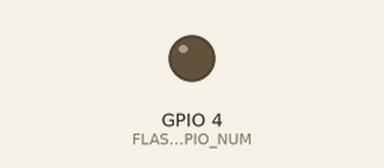
Simulated run of this sketch. Board: ESP32. On the bench: output pins drawn as LEDs (lit = HIGH). WiFi joins after 1.5 s; servers stay silent unless stated; uploads are accepted with an empty reply; the camera gives no picture; what the sketch prints to the serial monitor is not drawn.

Above: at 0.1 s.
At 1.51 s:
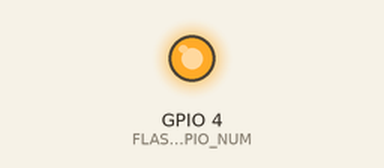
Timing chart, 0 to 3.1 s (numbered marks = the images above):
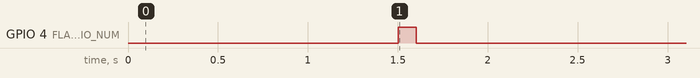

The sketch:

cam.ino
```cpp
#include <WiFi.h>
#include "soc/soc.h"
#include "soc/rtc_cntl_reg.h"
#include "esp_camera.h"
#include <HTTPClient.h>

// ==========================================
// ⚠️ CONFIGURACIÓN DE USUARIO
// ==========================================
const char* ssid = "CASA LEO";
const char* password = "198304LO";

// IP de tu servidor Python (Puerto 5000)
String serverName = "http://192.168.1.15:5000/upload";
// ==========================================

// --- DEFINICIÓN DE PINES (MODELO AI THINKER) ---
#define PWDN_GPIO_NUM     32
#define RESET_GPIO_NUM    -1
#define XCLK_GPIO_NUM      0
#define SIOD_GPIO_NUM     26
#define SIOC_GPIO_NUM     27
#define Y9_GPIO_NUM       35
#define Y8_GPIO_NUM       34
#define Y7_GPIO_NUM       39
#define Y6_GPIO_NUM       36
#define Y5_GPIO_NUM       21
#define Y4_GPIO_NUM       19
#define Y3_GPIO_NUM       18
#define Y2_GPIO_NUM        5
#define VSYNC_GPIO_NUM    25
#define HREF_GPIO_NUM     23
#define PCLK_GPIO_NUM     22

// LED Flash integrado (GPIO 4)
#define FLASH_GPIO_NUM    4

void setup() {
  // 1. Deshabilitar detector de "Brownout" (Baja tensión)
  // Esto es CRÍTICO: La cámara consume mucho y suele reiniciarse sin esto.
  WRITE_PERI_REG(RTC_CNTL_BROWN_OUT_REG, 0);

  Serial.begin(115200);
  Serial.setDebugOutput(true);
  pinMode(FLASH_GPIO_NUM, OUTPUT);

  // 2. Conexión WiFi
  WiFi.begin(ssid, password);
  Serial.print("Conectando al WiFi");
  while (WiFi.status() != WL_CONNECTED) {
    delay(500);
    Serial.print(".");
  }
  Serial.println("\nWiFi Conectado!");

  // Parpadeo del Flash para confirmar conexión
  digitalWrite(FLASH_GPIO_NUM, HIGH); delay(100); digitalWrite(FLASH_GPIO_NUM, LOW);

  // 3. Configuración de la Cámara
  camera_config_t config;
  config.ledc_channel = LEDC_CHANNEL_0;
  config.ledc_timer = LEDC_TIMER_0;
  config.pin_d0 = Y2_GPIO_NUM;
  config.pin_d1 = Y3_GPIO_NUM;
  config.pin_d2 = Y4_GPIO_NUM;
  config.pin_d3 = Y5_GPIO_NUM;
  config.pin_d4 = Y6_GPIO_NUM;
  config.pin_d5 = Y7_GPIO_NUM;
  config.pin_d6 = Y8_GPIO_NUM;
  config.pin_d7 = Y9_GPIO_NUM;
  config.pin_xclk = XCLK_GPIO_NUM;
  config.pin_pclk = PCLK_GPIO_NUM;
  config.pin_vsync = VSYNC_GPIO_NUM;
  config.pin_href = HREF_GPIO_NUM;
  config.pin_sscb_sda = SIOD_GPIO_NUM;
  config.pin_sscb_scl = SIOC_GPIO_NUM;
  config.pin_pwdn = PWDN_GPIO_NUM;
  config.pin_reset = RESET_GPIO_NUM;
  config.xclk_freq_hz = 20000000;
  config.pixel_format = PIXFORMAT_JPEG;

  if(psramFound()){
    // Si tiene PSRAM (la mayoría de AI Thinker tienen), usamos calidad VGA
    config.frame_size = FRAMESIZE_VGA; // 640x480
    config.jpeg_quality = 15; // 0-63, menor es mejor calidad
    config.fb_count = 1;
  } else {
    config.frame_size = FRAMESIZE_CIF;
    config.jpeg_quality = 12;
    config.fb_count = 1;
  }

  // Inicializar cámara
  esp_err_t err = esp_camera_init(&config);
  if (err != ESP_OK) {
    Serial.printf("Error iniciando cámara: 0x%x", err);
    return;
  }
  Serial.println("Cámara lista. Enviando a: " + serverName);
}

void loop() {
  // Solo intentamos enviar si hay WiFi
  if(WiFi.status() == WL_CONNECTED) {

    // A. Tomar Foto
    camera_fb_t * fb = esp_camera_fb_get();
    if(!fb) {
      Serial.println("Fallo al capturar imagen");
      return;
    }

    // B. Conectar al Servidor Python
    HTTPClient http;
    // IMPORTANTE: Inicio conexión HTTP
    http.begin(serverName);
    http.addHeader("Content-Type", "image/jpeg");

    // C. Enviar la imagen binaria (POST)
    int httpResponseCode = http.POST(fb->buf, fb->len);

    // D. Debug (opcional, comenta si satura el monitor)
    if (httpResponseCode > 0) {
      // Serial.printf("Foto enviada. Código: %d\n", httpResponseCode);
    } else {
      Serial.printf("Error enviando: %s\n", http.errorToString(httpResponseCode).c_str());
    }

    // E. Liberar memoria y cerrar conexión
    esp_camera_fb_return(fb);
    http.end();

  } else {
    Serial.println("WiFi perdido. Reconectando...");
    WiFi.reconnect();
  }

  // Pausa entre fotos (ajustar según rendimiento)
  // 100ms es muy rápido, 500ms es más estable.
  delay(200);
}
```
